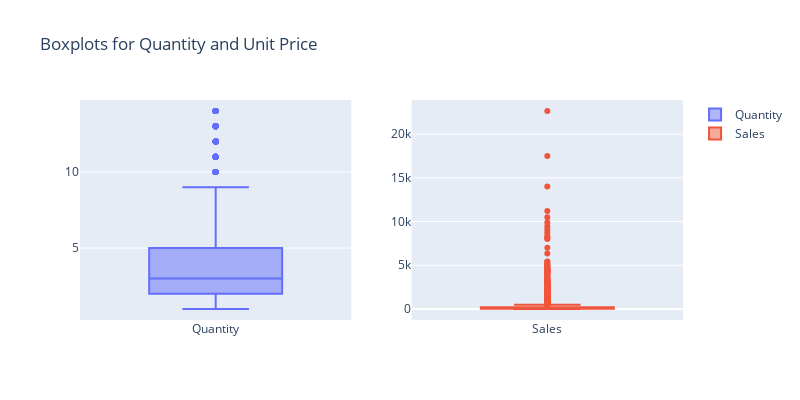

Notebook code cell kept with this figure:
### Code cell
# Create boxplots for 'Quantity' and 'Sales' using Plotly
fig = make_subplots(rows=1, cols=2)

# Add a vertical boxplot for 'Quantity' in the first column
fig.add_trace(go.Box(y=data['Quantity'], name='Quantity'), row=1, col=1)

# Add a vertical boxplot for 'UnitPrice' in the second column
fig.add_trace(go.Box(y=data['Sales'], name='Sales'), row=1, col=2)

# Update the layout
fig.update_layout(
    title='Boxplots for Quantity and Unit Price',
    height=400,
    width=800
)

# Show the plot
fig.show()

### Figure 1 — Plotly figure (JSON) as saved in the notebook; plotly's stock layout.template omitted (floating-point values rounded to 4 significant figures; data arrays with more than 128 entries replaced by an {"elided": "..."} marker saying what was removed)
{"data": [{"name": "Quantity", "type": "box", "xaxis": "x", "y": {"elided": "9994 int values"}, "yaxis": "y"}, {"name": "Sales", "type": "box", "xaxis": "x2", "y": {"elided": "9994 float values"}, "yaxis": "y2"}], "layout": {"height": 400, "title": {"text": "Boxplots for Quantity and Unit Price"}, "width": 800, "xaxis": {"anchor": "y", "domain": [0, 0.45]}, "xaxis2": {"anchor": "y2", "domain": [0.55, 1]}, "yaxis": {"anchor": "x", "domain": [0, 1]}, "yaxis2": {"anchor": "x2", "domain": [0, 1]}}}
